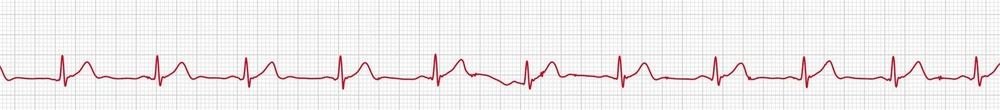
#> input picture others/ecg2.jpg, 1000 x 110 px, shrunk from 1946 x 215 before the run, found by its file name
$ python data_extractor_from_pic.py
#> lines starting #> are read from the running program, lines starting #| are printed output that depends on the picture; after the words box and inside, x2 and y2 are one past the last pixel; in counts of white or black regions, pixels touching at a corner belong together
import cv2
import numpy as np
import matplotlib.pyplot as plt

# 读取图像并转换为灰度图像
image_path = 'ecg2.jpg'
image = cv2.imread(image_path, cv2.IMREAD_GRAYSCALE)
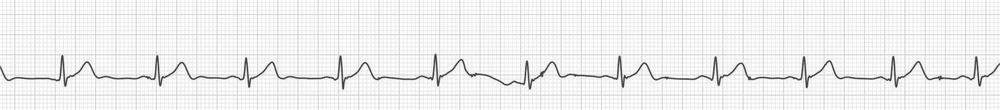
#> image: shape (110, 1000); min 42, max 255, mean 238.8

# 反转图像颜色（假设心电图是黑色背景白色波形）
image = cv2.bitwise_not(image)
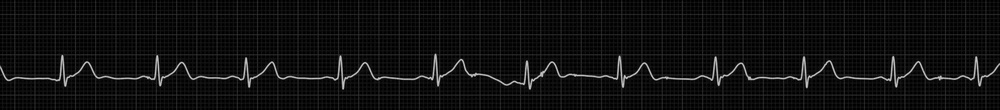
#> image: shape (110, 1000); min 0, max 213, mean 16.2

# 二值化图像
_, binary_image = cv2.threshold(image, 127, 255, cv2.THRESH_BINARY)
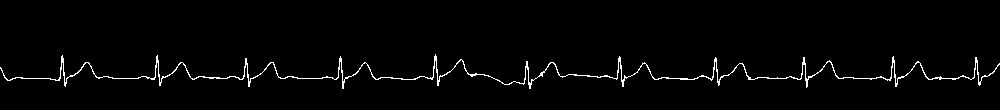
#> binary_image: shape (110, 1000); 2% white in thin lines or dots, all inside (x1, y1, x2, y2) = (0, 54, 1000, 89)

# 初始化数组来存储波形点
height, width = binary_image.shape
#> height = 110; width = 1000
r1 = np.zeros(width, dtype=int)
#> r1 = 1000 values from 0 to 0

# 遍历每一列，找到波形的最亮点
for col in range(width):
    column_data = binary_image[:, col]
    max_index = np.argmax(column_data)  # 找到最亮点的行号
    r1[col] = max_index
#> this loop made 1000 passes
#> max_index on passes 1 to 3: 67, 68, 70
#> after the loop, r1 = 1000 values, max 84 at index 504, min 54 at index 435, mean 74.39

# 打印数组的一部分以确认
print(r1[:100])
#| [67 68 70 73 75 77 78 79 80 80 79 79 78 78 78 77 77 77 77 77 77 77 77 78
#|  78 78 78 78 78 78 78 78 78 78 78 78 78 78 78 78 78 78 78 78 78 78 78 78
#|  78 78 78 79 79 79 79 79 80 80 79 77 67 56 55 58 72 82 78 77 77 76 75 75
#|  75 75 74 73 73 72 71 70 69 67 66 64 63 62 62 62 62 63 65 66 69 71 73 75
#|  76 77 77 77]
np.savetxt('CVed.txt', r1, fmt='%s')


lst = 0
for i in range(len(r1)+50):
    if(lst ==0):
        if(r1[i]!=0 and i-lst>1):
           lst=i
    elif(r1[i]!=0):
        print(i,r1[i],lst,r1[lst],i-lst)
        break
#> this loop made 4 passes
#> lst on pass 3: 2
#| 3 73 2 70 1
#> after the loop, lst = 2

# 绘制波形
plt.plot(r1)
plt.title("ECG Waveform")
plt.xlabel("Time (pixel index)")
plt.ylabel("Amplitude (pixel row)")
plt.gca().invert_yaxis()  # 反转Y轴，使得上方的像素值较小
plt.show()
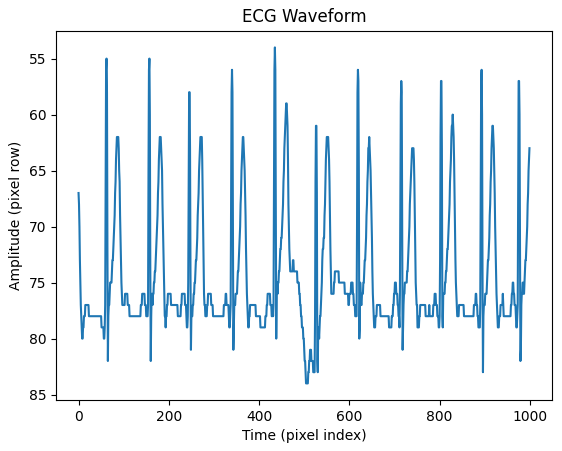
#> figure drawn by matplotlib, 1 panel; curve peaks at x = 504, y = 84

$ run again, with others/a81783c65148955eba3f98a19a19dc2e_1.jpg copied over others/ecg2.jpg
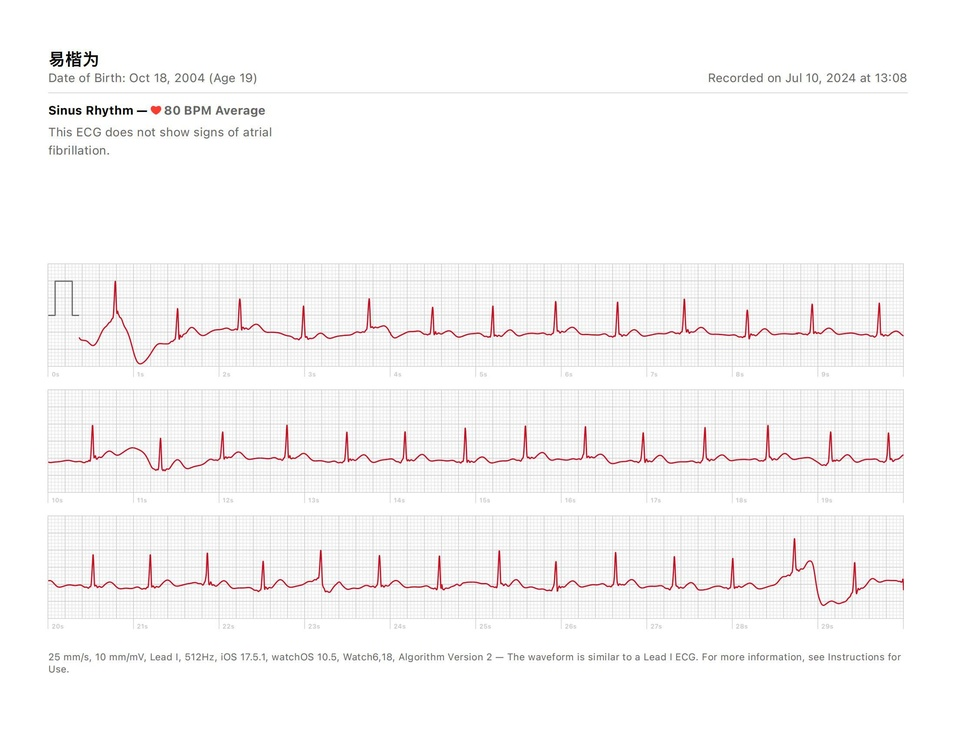
#> input picture others/a81783c65148955eba3f98a19a19dc2e_1.jpg, 956 x 738 px, shrunk from 2200 x 1700 before the run, found by its file name
#> `_, binary_image = cv2.threshold(image, 127, 255, cv2.THRESH_BINARY)`:
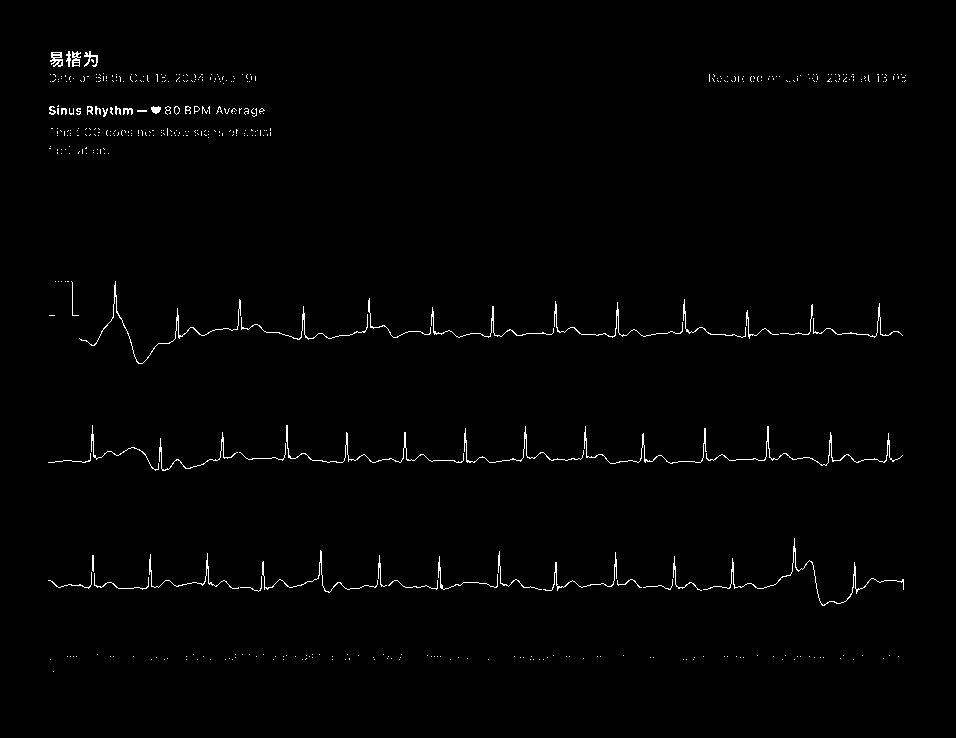
#> binary_image: shape (738, 956); 1% white in thin lines or dots, all inside (x1, y1, x2, y2) = (48, 51, 906, 672)
#> the loop `for col in range(width):` made 956 passes
#> max_index on passes 1 to 3: 0, 0, 0
#> after the loop `for col in range(width):`: r1 = 956 values, max 462 at index 48, min 0 at index 0, mean 223.7
#| [  0   0   0   0   0   0   0   0   0   0   0   0   0   0   0   0   0   0
#|    0   0   0   0   0   0   0   0   0   0   0   0   0   0   0   0   0   0
#|    0   0   0   0   0   0   0   0   0   0   0   0 462 107  60  52  52  52
#|   52  52  52  52  52  52  52  52  59 108 108  75  54  54  51  51  54 113
#|   51  52  53  53  52  51  53  53  52  81 149  76  55  52  52  53  55  51
#|   51  55  55  55  55  55  55  55  77  74]
#> the loop `for i in range(len(r1)+50):` made 50 passes
#> lst on pass 49: 48
#> (printed output is left out)
#> after the loop `for i in range(len(r1)+50):`: lst = 48
#> `plt.show()`:
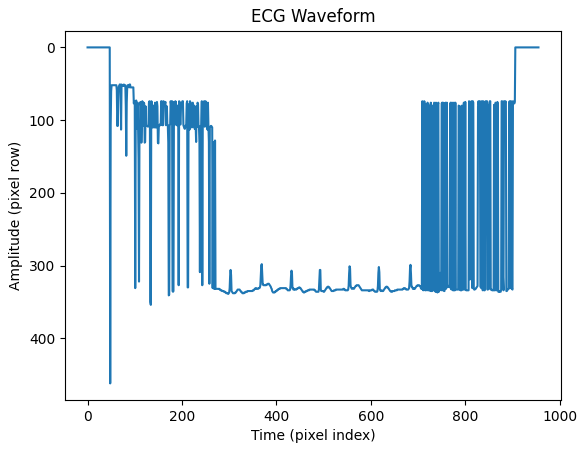
#> figure drawn by matplotlib, 1 panel; curve peaks at x = 48, y = 462

$ run again, with others/ecg.jpg copied over others/ecg2.jpg
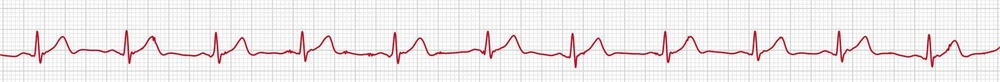
#> input picture others/ecg.jpg, 1000 x 82 px, shrunk from 1900 x 155 before the run, found by its file name
#> `_, binary_image = cv2.threshold(image, 127, 255, cv2.THRESH_BINARY)`:
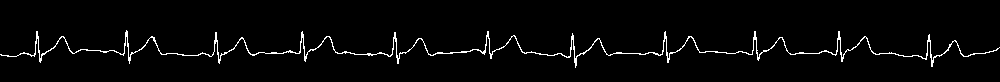
#> binary_image: shape (82, 1000); 2.8% white in thin lines or dots, all inside (x1, y1, x2, y2) = (0, 30, 1000, 68)
#> the loop `for col in range(width):` made 1000 passes
#> max_index on passes 1 to 3: 54, 54, 55
#> after the loop `for col in range(width):`: r1 = 1000 values, max 60 at index 932, min 30 at index 126, mean 49.77
#| [54 54 55 55 55 55 55 55 55 56 56 56 56 56 56 56 56 55 55 54 53 53 53 52
#|  52 53 53 53 53 54 54 55 55 55 53 41 31 31 36 50 58 54 53 53 53 52 51 51
#|  50 50 49 48 48 47 46 45 43 41 40 38 37 36 36 36 37 39 41 43 46 48 50 51
#|  52 53 53 52 51 51 50 50 49 49 49 49 49 49 49 49 50 50 50 50 50 50 50 50
#|  50 50 50 50]
#> the loop `for i in range(len(r1)+50):` made 4 passes
#> lst on pass 3: 2
#> (printed output is left out)
#> after the loop `for i in range(len(r1)+50):`: lst = 2
#> `plt.show()`:
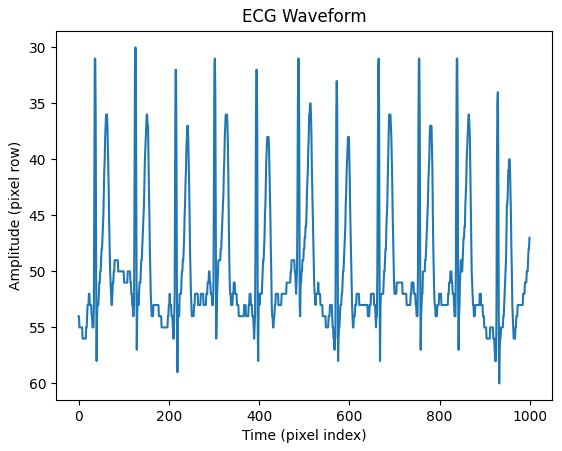
#> figure drawn by matplotlib, 1 panel; curve peaks at x = 932, y = 60

$ run again, with others/sub2.jpg copied over others/ecg2.jpg
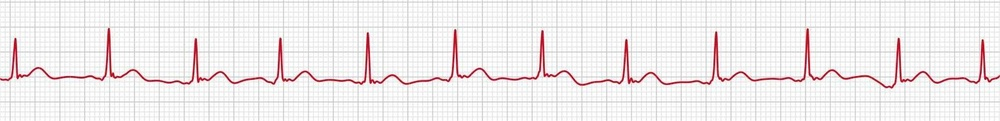
#> input picture others/sub2.jpg, 1000 x 121 px, shrunk from 1584 x 191 before the run, found by its file name
#> `_, binary_image = cv2.threshold(image, 127, 255, cv2.THRESH_BINARY)`:
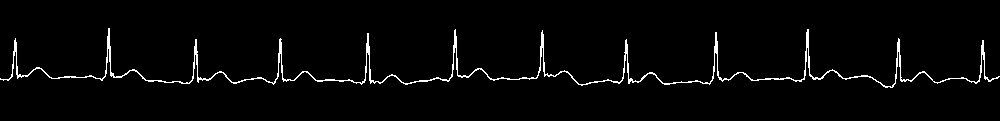
#> binary_image: shape (121, 1000); 2.6% white in thin lines or dots, all inside (x1, y1, x2, y2) = (0, 28, 1000, 88)
#> the loop `for col in range(width):` made 1000 passes
#> max_index on passes 1 to 3: 78, 79, 79
#> after the loop `for col in range(width):`: r1 = 1000 values, max 87 at index 891, min 28 at index 108, mean 75.66
#| [78 79 79 79 79 79 79 79 79 78 77 74 64 51 40 38 42 66 75 74 74 76 75 75
#|  75 75 75 75 74 73 72 71 70 69 69 68 67 67 67 67 68 68 69 70 71 72 73 74
#|  75 76 77 77 78 78 78 78 78 78 77 77 77 77 77 77 76 76 76 76 76 76 76 76
#|  76 76 76 76 77 77 77 77 77 77 77 77 77 76 76 76 76 75 75 75 76 76 77 77
#|  78 78 78 78]
#> the loop `for i in range(len(r1)+50):` made 4 passes
#> lst on pass 3: 2
#> (printed output is left out)
#> after the loop `for i in range(len(r1)+50):`: lst = 2
#> `plt.show()`:
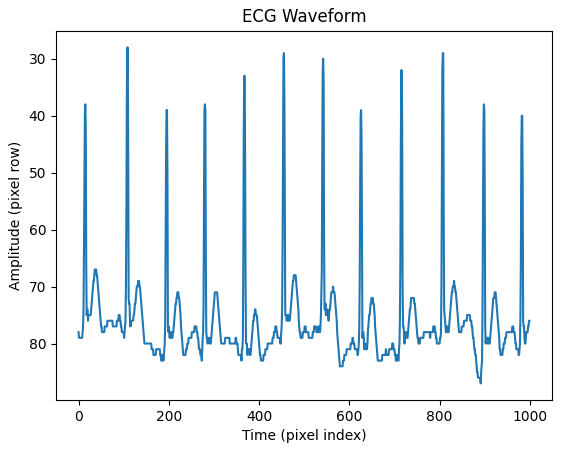
#> figure drawn by matplotlib, 1 panel; curve peaks at x = 891, y = 87
